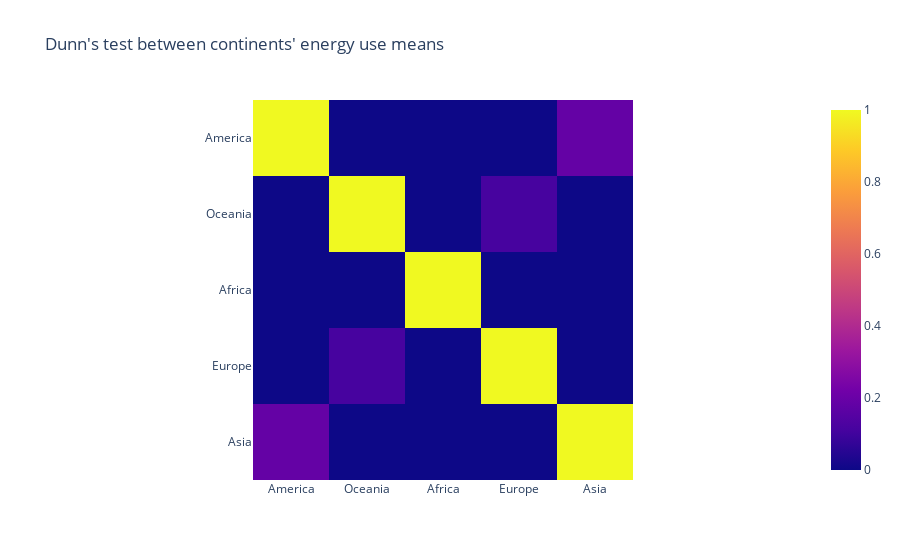

Write notebook code for a chart like this one.
### Code cell
fig = px.imshow(dunn_test, title="Dunn's test between continents' energy use means")
fig.show()

### Figure 1 — Plotly figure (JSON) as saved in the notebook; plotly's stock layout.template omitted (floating-point values rounded to 4 significant figures)
{"data": [{"coloraxis": "coloraxis", "hovertemplate": "x: %{x}<br>y: %{y}<br>color: %{z}<extra></extra>", "name": "0", "type": "heatmap", "x": ["America", "Oceania", "Africa", "Europe", "Asia"], "xaxis": "x", "y": ["America", "Oceania", "Africa", "Europe", "Asia"], "yaxis": "y", "z": [[1, 5.358e-08, 6.438e-10, 1.026e-20, 0.1859], [5.358e-08, 1, 4.149e-16, 0.1125, 1.779e-09], [6.438e-10, 4.149e-16, 1, 9.845e-58, 1.479e-06], [1.026e-20, 0.1125, 9.845e-58, 1, 1.13e-26], [0.1859, 1.779e-09, 1.479e-06, 1.13e-26, 1]]}], "layout": {"coloraxis": {"colorscale": [[0, "#0d0887"], [0.1111, "#46039f"], [0.2222, "#7201a8"], [0.3333, "#9c179e"], [0.4444, "#bd3786"], [0.5556, "#d8576b"], [0.6667, "#ed7953"], [0.7778, "#fb9f3a"], [0.8889, "#fdca26"], [1, "#f0f921"]]}, "title": {"text": "Dunn's test between continents' energy use means"}, "xaxis": {"anchor": "y", "constrain": "domain", "domain": [0, 1], "scaleanchor": "y"}, "yaxis": {"anchor": "x", "autorange": "reversed", "constrain": "domain", "domain": [0, 1]}}}
